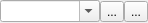
<?xml version="1.0" encoding="UTF-8"?>
<ui version="4.0">
 <class>Frame</class>
 <widget class="QFrame" name="Frame">
  <property name="geometry">
   <rect>
    <x>0</x>
    <y>0</y>
    <width>148</width>
    <height>23</height>
   </rect>
  </property>
  <property name="windowTitle">
   <string>Frame</string>
  </property>
  <layout class="QHBoxLayout" name="horizontalLayout">
   <property name="spacing">
    <number>0</number>
   </property>
   <property name="leftMargin">
    <number>0</number>
   </property>
   <property name="topMargin">
    <number>0</number>
   </property>
   <property name="rightMargin">
    <number>0</number>
   </property>
   <property name="bottomMargin">
    <number>0</number>
   </property>
   <item>
    <widget class="QComboBox" name="comboBox">
     <property name="minimumSize">
      <size>
       <width>0</width>
       <height>0</height>
      </size>
     </property>
     <property name="editable">
      <bool>true</bool>
     </property>
     <property name="sizeAdjustPolicy">
      <enum>QComboBox::AdjustToContents</enum>
     </property>
    </widget>
   </item>
   <item>
    <widget class="QToolButton" name="toolButtonAdd">
     <property name="text">
      <string>...</string>
     </property>
     <property name="icon">
      <iconset>
       <normaloff>icons/add-48.png</normaloff>icons/add-48.png</iconset>
     </property>
    </widget>
   </item>
   <item>
    <widget class="QToolButton" name="toolButtonRemove">
     <property name="text">
      <string>...</string>
     </property>
     <property name="icon">
      <iconset>
       <normaloff>icons/close-48.png</normaloff>icons/close-48.png</iconset>
     </property>
    </widget>
   </item>
  </layout>
 </widget>
 <resources/>
 <connections/>
</ui>
